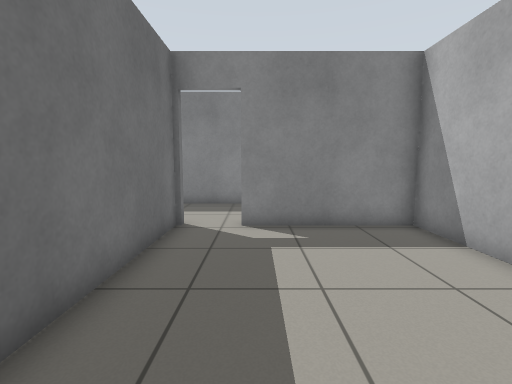
[1] (above)

24 first-person views from a walk through a Gazebo world. The camera is 0.94 m above the floor, tilts 6° down and sees 85° across. The floor is counted in squares, 0.5 m on a side. Each view is taken from the middle of a square. On the plan, view 1 faces up. The plan holds only what a view shows up to about 16 squares ahead; the rest is blank. The place goes on beyond the plan.

[2]
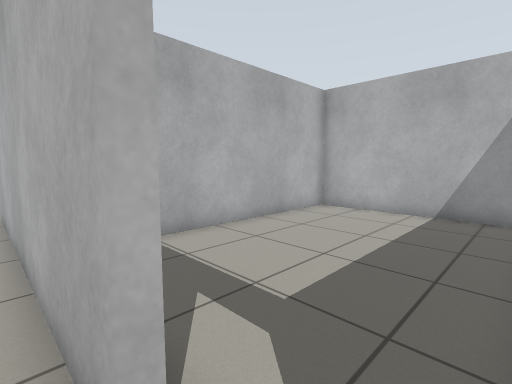

[3]
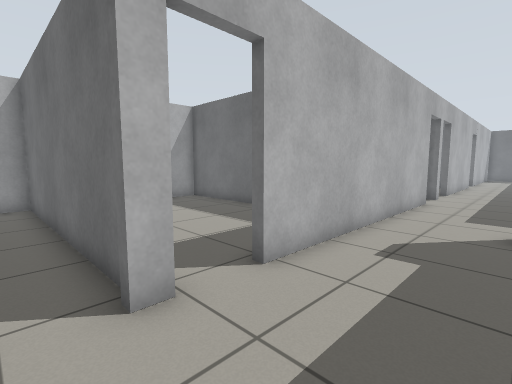

[4]
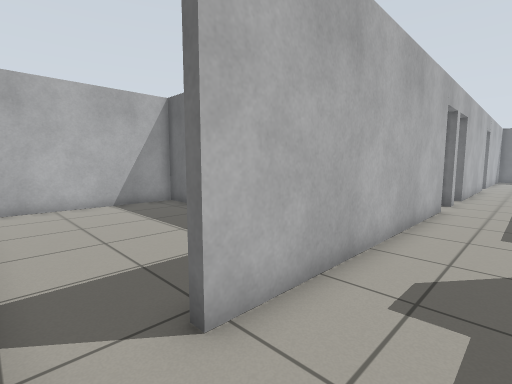

[5]
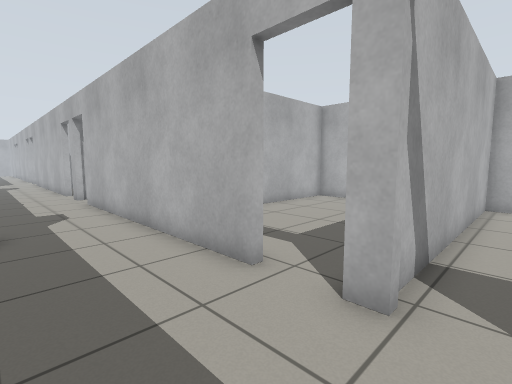

[6]
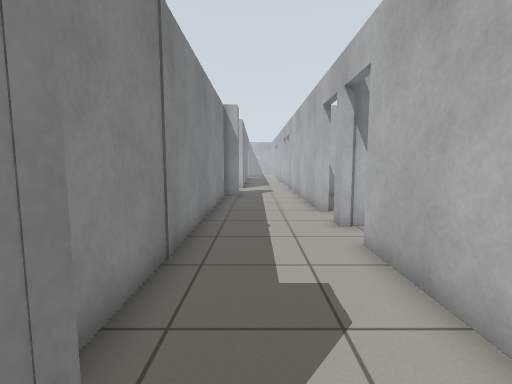

[7]
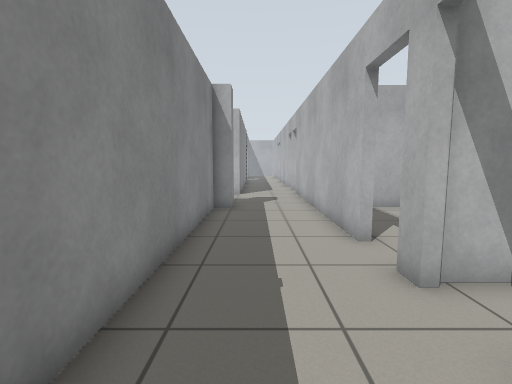

[8]
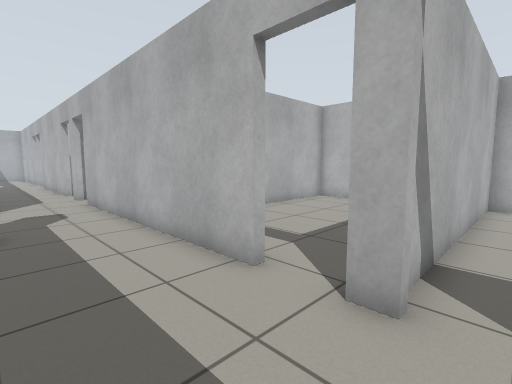

[9]
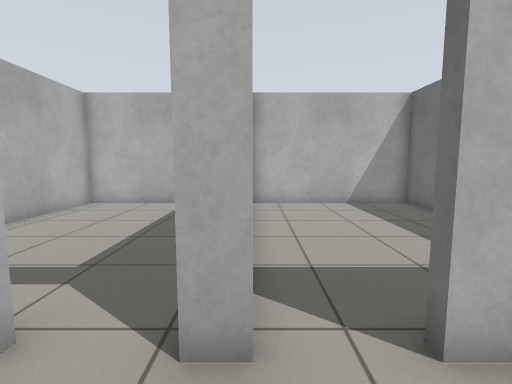

[10]
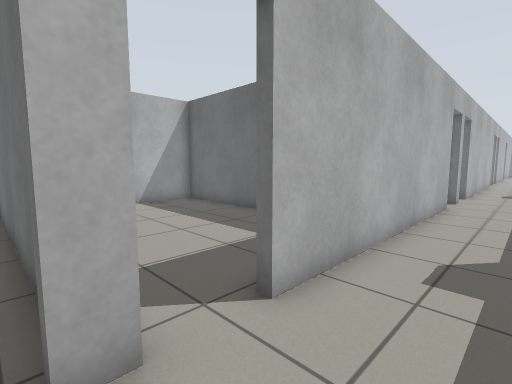

[11]
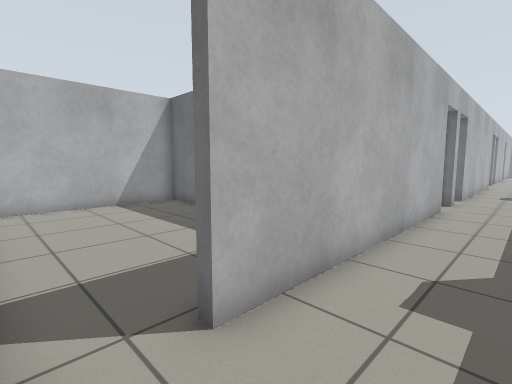

[12]
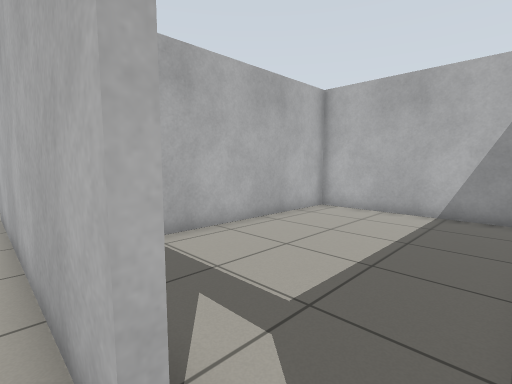

[13]
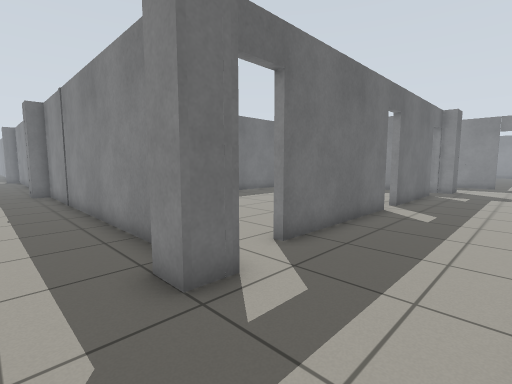

[14]
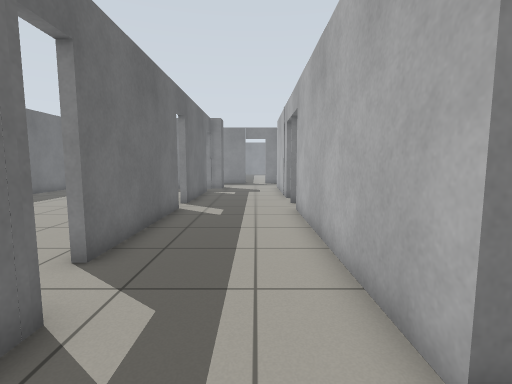

[15]
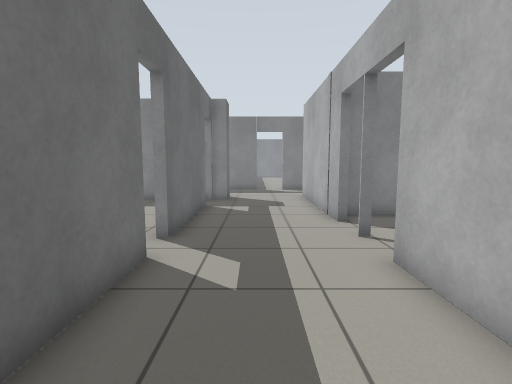

[16]
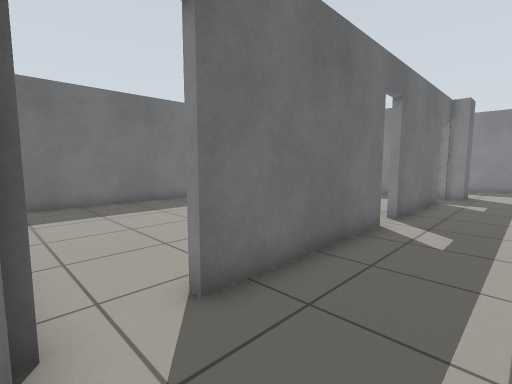

[17]
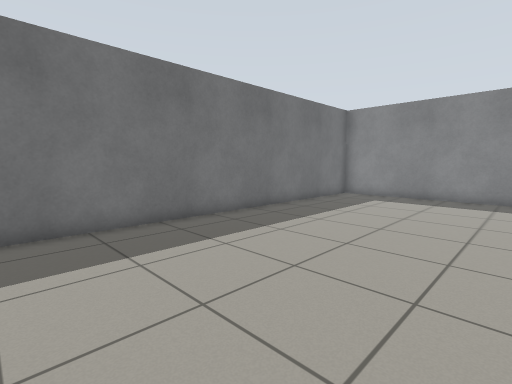

[18]
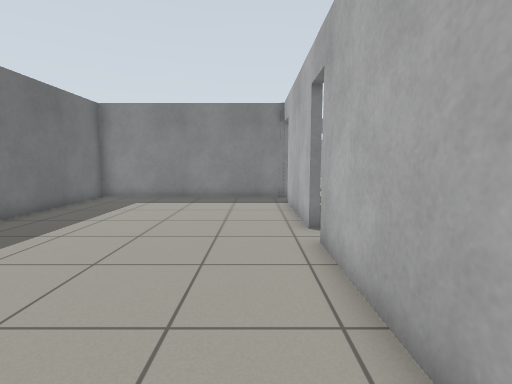

[19]
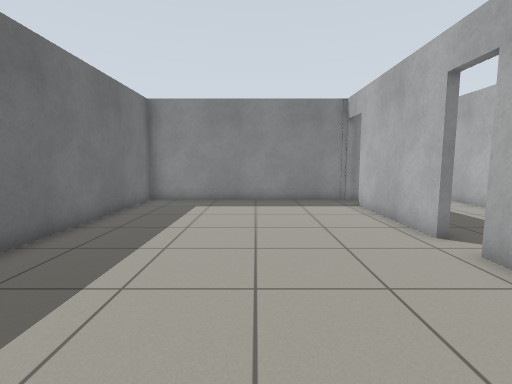

[20]
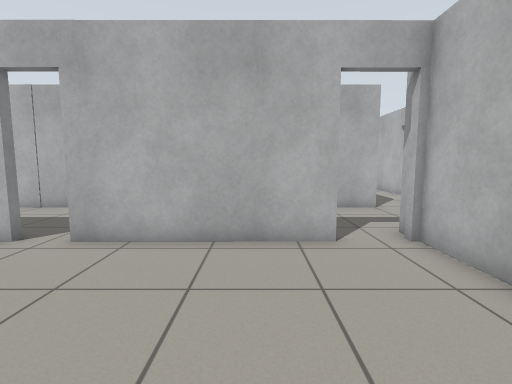

[21]
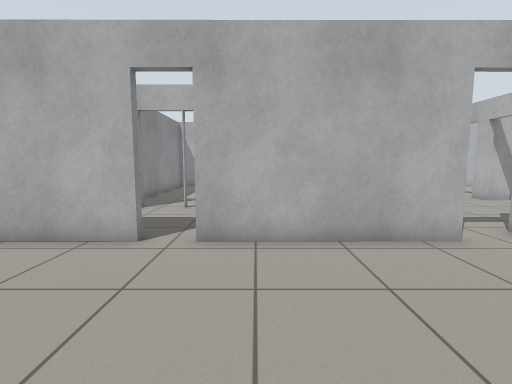

[22]
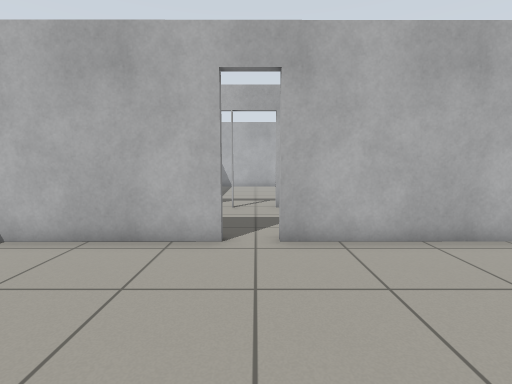

[23]
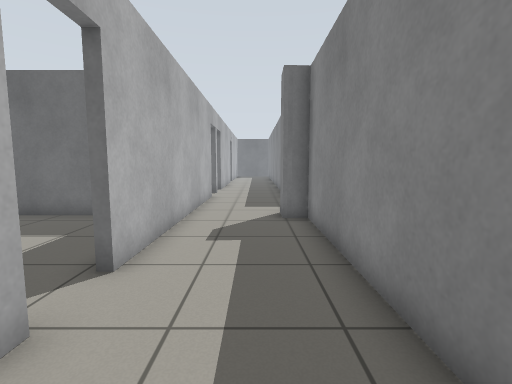

[24]
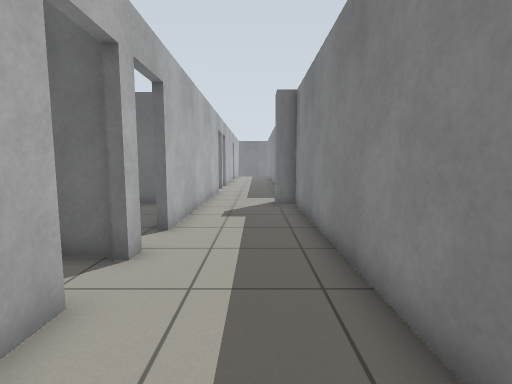

### Floor plan
Points are (right, up) in squares from view 1. A wall is a line through its corners. A room is listed if a view was taken in it or the views show most of it. See-through windows are left out.
Room 1 (view 1)
walls: (-2.4, 8.3) (-2.4, -1.9) (4.7, -1.9) (4.7, 8.2) (-0.4, 8.2)
ways out: open door at (-2.5, 8) to room 2
Room 2 (views 2, 3, 4, 5, 23, 24)
walls: (-2.7, 8.5) (-2.2, 8.5); (-0.4, 8.5) (2.6, 8.5); (1.3, 12.8) (-9.4, 12.8) (-9.4, 12) (-10.5, 12); (-11.6, 8.5) (-4.7, 8.5)
ways out: open door at (-2.5, 8) to room 1; opening at (3.5, 10.5) to room 3; opening at (-10.5, 10.5)
Room 3 (views 6, 7, 8, 9, 10, 11, 12)
walls: (12, 8.5) (12.7, 8.5); (14.5, 8.5) (18.5, 8.5); (19.5, 12) (19.5, 12.8) (5.5, 12.8) (5.5, 12) (4.4, 12); (2.6, 8.5) (10.2, 8.5)
ways out: opening at (3.5, 10.5) to room 2; opening at (18.5, 10.5) to room 4; open door at (12.5, 8) to room 7
Room 4 (views 13, 14, 15, 16)
walls: (19.8, 21.5) (19.8, 15); (24.6, 24.8) (24.6, 30.5); (20.5, 13.1) (20.5, 12) (19.5, 12); (25, 12) (24.6, 12) (24.6, 21.3); (19.8, 28.2) (19.8, 22.8); (27, 8.5) (27.5, 8.5); (18.5, 8.5) (25.2, 8.5)
ways out: opening at (18.5, 10.5) to room 3; open door at (20, 14.5) to room 5; open door at (20, 22) to room 5; open door at (20, 29.5) to room 5; open door at (25, 23); open door at (26.5, 8)
Room 5 (views 17, 18, 19, 20, 21, 22)
walls: (19.5, 22.8) (19.5, 28.2); (19.5, 15) (19.5, 21.5); (17.1, 13.1) (19.6, 13.1); (20.6, 30.1) (9.7, 30.1) (9.7, 14.1)
ways out: open door at (20, 14.5) to room 4; open door at (20, 22) to room 4; open door at (20, 29.5) to room 4
Room 6 (no view inside)
walls: (-9.9, 6.5) (-9.9, -1.9) (-2.7, -1.9) (-2.7, 8.5)
Room 7 (no view inside)
walls: (12.5, 6.3) (12.5, -1.6); (12.5, -1.9) (19.7, -1.9) (19.7, 6.9)
ways out: open door at (12.5, 8) to room 3
Room 8 (no view inside)
walls: (5, 3.1) (5, -1.9) (12.2, -1.9) (12.2, 8.3)

Where each view was taken, in squares from view 1:
view 1: 0 up, 0 right, facing up
view 2: 9 up, 2 left, facing down-right
view 3: 12 up, 1 left, facing down-left
view 4: 11 up, 3 left, facing down-left
view 5: 12 up, 4 left, facing down-right
view 6: 11 up, 4 right, facing right
view 7: 11 up, 8 right, facing right
view 8: 12 up, 11 right, facing down-right
view 9: 11 up, 12 right, facing down
view 10: 11 up, 13 right, facing down-left
view 11: 11 up, 12 right, facing down-left
view 12: 9 up, 13 right, facing down-right
view 13: 10 up, 24 right, facing up-left
view 14: 10 up, 23 right, facing up
view 15: 16 up, 22 right, facing up
view 16: 13 up, 23 right, facing up-left
view 17: 14 up, 18 right, facing up-left
view 18: 15 up, 18 right, facing up
view 19: 16 up, 15 right, facing up
view 20: 17 up, 13 right, facing right
view 21: 20 up, 13 right, facing right
view 22: 22 up, 13 right, facing right
view 23: 11 up, 0 right, facing left
view 24: 11 up, 3 right, facing left
